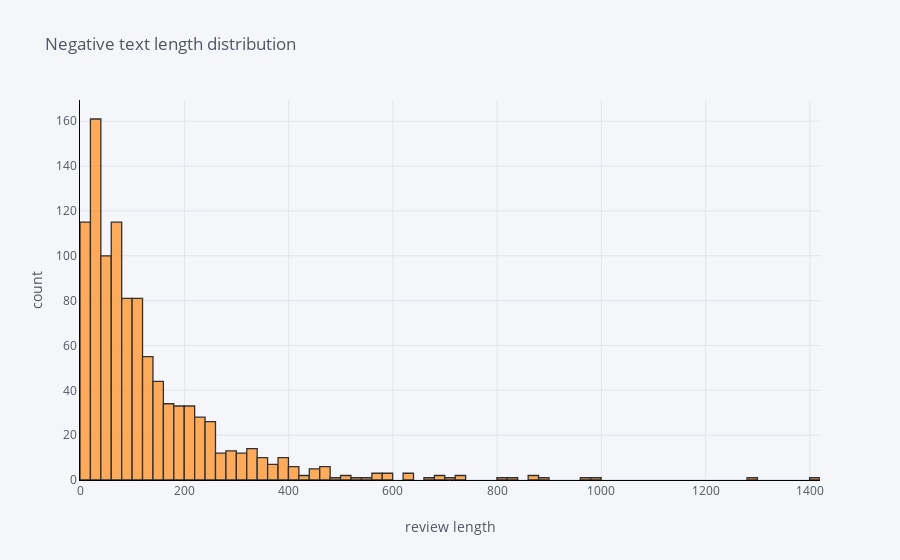

The cell this chart's notebook holds for it:
### Code cell
df['neg_len'].iplot(
    kind='hist',
    bins=100,
    xTitle='review length',
    linecolor='black',
    yTitle='count',
    title='Negative text length distribution')

### Figure 1 — Plotly figure (JSON) as saved in the notebook; plotly's stock layout.template omitted (floating-point values rounded to 4 significant figures; data arrays with more than 128 entries replaced by an {"elided": "..."} marker saying what was removed)
{"data": [{"histfunc": "count", "histnorm": "", "marker": {"color": "rgba(255, 153, 51, 1.0)", "line": {"color": "#000000", "width": 1.3}}, "name": "neg_len", "nbinsx": 100, "opacity": 0.8, "orientation": "v", "type": "histogram", "x": {"elided": "1032 int values"}}], "layout": {"barmode": "overlay", "legend": {"bgcolor": "#F5F6F9", "font": {"color": "#4D5663"}}, "paper_bgcolor": "#F5F6F9", "plot_bgcolor": "#F5F6F9", "title": {"font": {"color": "#4D5663"}, "text": "Negative text length distribution"}, "xaxis": {"gridcolor": "#E1E5ED", "linecolor": "black", "showgrid": true, "tickfont": {"color": "#4D5663"}, "title": {"font": {"color": "#4D5663"}, "text": "review length"}, "zerolinecolor": "#E1E5ED"}, "yaxis": {"gridcolor": "#E1E5ED", "linecolor": "black", "showgrid": true, "tickfont": {"color": "#4D5663"}, "title": {"font": {"color": "#4D5663"}, "text": "count"}, "zerolinecolor": "#E1E5ED"}}}
